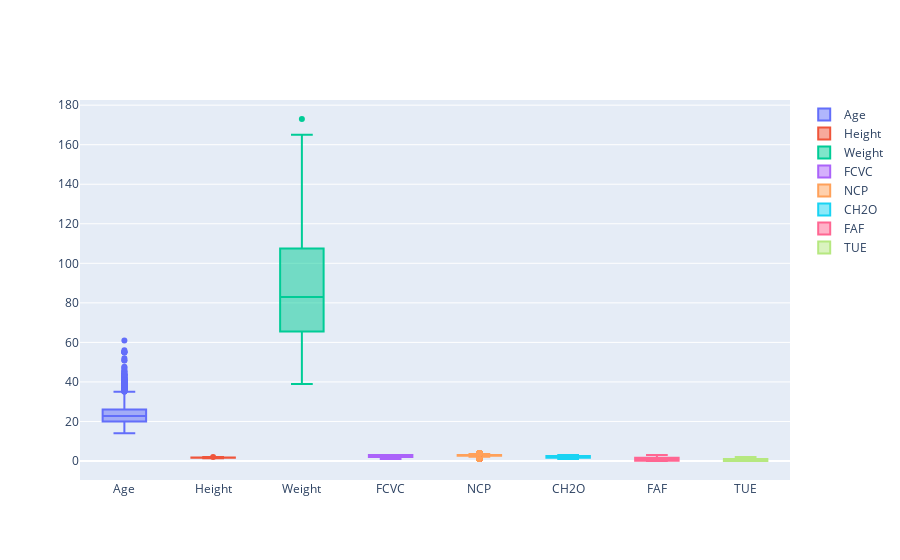

Notebook source saved alongside this figure:
### Code cell
cuanti = DataG.select_dtypes(np.number).columns
x = []
fig = go.Figure()
for i in cuanti:
    x.append(DataG[i])
    fig.add_trace(go.Box(y=DataO[i],name= i))

fig.show()

### Figure 1 — Plotly figure (JSON) as saved in the notebook; plotly's stock layout.template omitted (floating-point values rounded to 4 significant figures; data arrays with more than 128 entries replaced by an {"elided": "..."} marker saying what was removed)
{"data": [{"name": "Age", "type": "box", "y": {"elided": "2111 float values"}}, {"name": "Height", "type": "box", "y": {"elided": "2111 float values"}}, {"name": "Weight", "type": "box", "y": {"elided": "2111 float values"}}, {"name": "FCVC", "type": "box", "y": {"elided": "2111 float values"}}, {"name": "NCP", "type": "box", "y": {"elided": "2111 float values"}}, {"name": "CH2O", "type": "box", "y": {"elided": "2111 float values"}}, {"name": "FAF", "type": "box", "y": {"elided": "2111 float values"}}, {"name": "TUE", "type": "box", "y": {"elided": "2111 float values"}}], "layout": {}}
